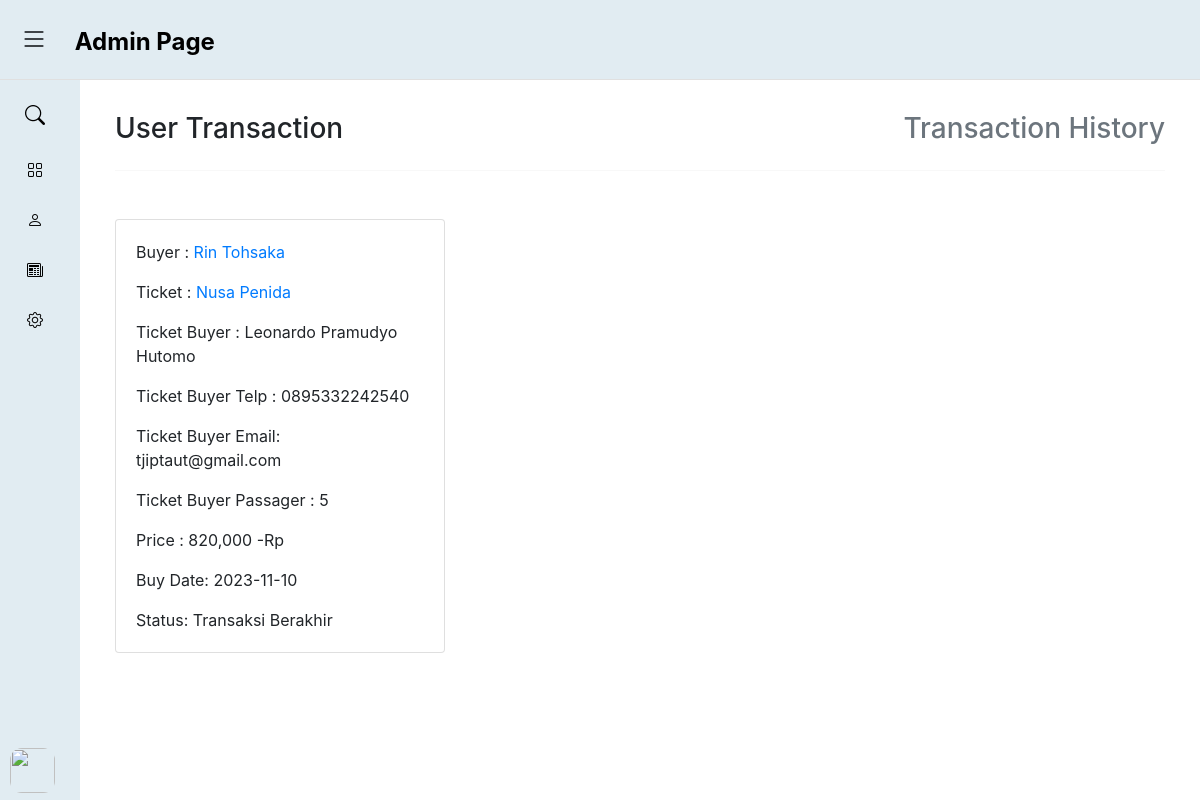
Screenshot of /public/admin/transaction (signed in) with the database file from the repository.
### tables this page shows
CREATE TABLE `booking` (
  `id` int NOT NULL,
  `user_id` int NOT NULL,
  `trip_id` int NOT NULL,
  `name` varchar(255) NOT NULL,
  `email` varchar(255) NOT NULL,
  `passager` int NOT NULL,
  `telp` varchar(18) NOT NULL,
  `price` int NOT NULL,
  `tanggal_pemesanan` date NOT NULL,
  `status_pemesanan` varchar(255) NOT NULL
);

CREATE TABLE `user` (
  `id` int NOT NULL,
  `username` varchar(225) NOT NULL,
  `email` varchar(255) NOT NULL,
  `no_telp` varchar(225) NOT NULL,
  `password` varchar(255) NOT NULL,
  `level` enum('admin','user','superadmin') NOT NULL
);

CREATE TABLE `trip` (
  `trip_id` int NOT NULL,
  `nama_trip` varchar(225) NOT NULL,
  `deskripsi` varchar(10000) NOT NULL,
  `tujuan` varchar(225) NOT NULL,
  `image` varchar(255) NOT NULL,
  `start_date` date NOT NULL,
  `end_date` date NOT NULL,
  `harga` int NOT NULL,
  `slot_tiket` int NOT NULL
);

### app/core/controller.php (called while the page is built, shortened)
<?php
class Controller {
    public function view($view, $data = []){
        require_once '../app/views/' . $view . '.php';
    }
    public function model ($model){
        return new $model;
    }
}
?>

### app/controllers/admin.php (called while the page is built, shortened)
<?php
class admin extends Controller
{
    public function transaction()
    {
        $data['judul'] = 'Blog - Admin';
        $data['booking'] = $this->model('transaction_model')->getAllbookingdata();
        $data['booking'] = $this->model('transaction_model')->ambilDataBooking();
        $this->view('admin/transaction', $data);
    }
}

### app/core/app.php (called while the page is built, shortened)
<?php
class App {
    protected $method = 'index';
    protected $params = [];
    public function __construct()
    {
        $url = $this->parseURL();
        if (!empty($url) && file_exists('../app/controllers/' . $url[0] . '.php')){
            unset($url[0]);
        }
        $this->controller = new $this->controller;
        if (isset($url[1])){
            if(method_exists($this->controller, $url[1])){
                $this->method = $url[1];
            }
        }
        call_user_func_array([$this->controller, $this->method], $this->params);
    }
    public function parseURL(){
        if (isset($_GET['url'])) {
            $url = rtrim($_GET['url'] , '/');
            $url = filter_var($url, FILTER_SANITIZE_URL);
            $url = explode('/', $url);
            return $url;
        }
    }
}
?>

### public/index.php (called while the page is built, shortened)
<?php
$app = new App;
?>

### app/core/database.php (called while the page is built, shortened)
<?php
class Database {
    private $host = DB_HOST;
    private $user = DB_USER;
    private $pass = DB_PASS;
    private $db_name = DB_NAME;
    private $dbh;
    private $stmt;
    public function __construct()
    {
        $dsn = 'mysql:host='. $this->host .';dbname='. $this->db_name;
        $option = [
            PDO::ATTR_PERSISTENT => true,
            PDO::ATTR_ERRMODE => PDO::ERRMODE_EXCEPTION
        ];
        try {
            $this->dbh = new PDO($dsn, $this->user, $this->pass, $option);
        } catch(PDOException $error) {
            die ($error->getMessage());
        }
    }
    public function query($query){
        $this->stmt = $this->dbh->prepare($query);
    }
    public function execute(){
        $this->stmt->execute();
    }
    public function resultset(){
        $this->execute();
        return $this->stmt->fetchAll(PDO::FETCH_ASSOC);
    }
}
?>

### app/models/transaction_model.php (called while the page is built, shortened)
<?php
class transaction_model
{
    private $table = "booking";
    private $db;
    public function __construct()
    {
        $this->db = new database;
    }
    public function getAllbookingdata()
    {
        $this->db->query('SELECT * FROM ' . $this->table);
        return $this->db->resultSet();
    }
    public function ambilDataBooking()
    {
        $query = "SELECT booking.id, user.username AS username, trip.nama_trip AS trip_name, booking.price, booking.name, booking.email, booking.telp, booking.passager, booking.tanggal_pemesanan, booking.status_pemesanan
                FROM booking
                JOIN user ON booking.user_id = user.id
                JOIN trip ON booking.trip_id = trip.trip_id";
        $this->db->query($query);
        return $this->db->resultSet();
    }
}

### app/views/admin/transaction.php (the view, shortened to what this page needs)
<div class="home_content">
  <div class="container mt-3">
    <div class="d-flex justify-content-between">
    <h3 class="mt-3 mouse-pointer" id="userTransaction">User Transaction</h3>
    <h3 class="mt-3 text-secondary mouse-pointer" id="historyTransaction">Transaction History</h3>
    </div>
    <hr>
    <div id="konten_blog" class="row mt-5">
      <?php foreach ($data['booking'] as $row) : ?>
        <div class="col-md-4 col-sm-6 col-12 mb-4 text_right" id="transactionCard<?= $row['id']; ?>">
          <div class="card"  >
            <div class="card-body">
              <p class="card-author ">Buyer : <span class="text-primary"><?= $row['username']; ?></span></p>
              <p class="card-text ">Ticket : <span class="text-primary"><?= $row['trip_name']; ?></span></p>
              <p class="card-text ">Ticket Buyer : <?= $row['name']; ?></p>
              <p class="card-text ">Ticket Buyer Telp : <?= $row['telp']; ?></p>
              <p class="card-text ">Ticket Buyer Email: <?= $row['email']; ?></p>
              <p class="card-text ">Ticket Buyer Passager : <?= $row['passager']; ?></p>
              <p class="card-text">Price : <?= number_format($row['price']); ?> -Rp</p>
              <p class="card-text">Buy Date: <?= $row['tanggal_pemesanan']; ?></p>
              <p class="card-text"><span class="transactionStatus" data-id="<?= $row['id']; ?>">Status: <?= $row['status_pemesanan']; ?></span></p>
            </div>
          </div>
        </div>
      <?php endforeach; ?>
    </div>
  </div>
</div>

### public/css/admin.css (style rules this page uses)
.home_content { position: absolute; width: 90%; height: 88%; z-index: 1; transition: all 0.5s ease; margin-left: 100px; overflow-y: auto; max-height: 90vh; }
.home_content .mouse-pointer { cursor: pointer; transition: all 0.5s ease; }
.transactionStatus { display: block; }
@media (max-width:4000px) { .container { max-width: none; position: static; } }

### rows the page displays
booking: user.username "Rin Tohsaka", trip.nama_trip "Nusa Penida", name "Leonardo Pramudyo Hutomo", telp "0895332242540", email "tjiptaut@gmail.com", passager "5", price "820,000", tanggal_pemesanan "2023-11-10", status_pemesanan "Transaksi Berakhir"
